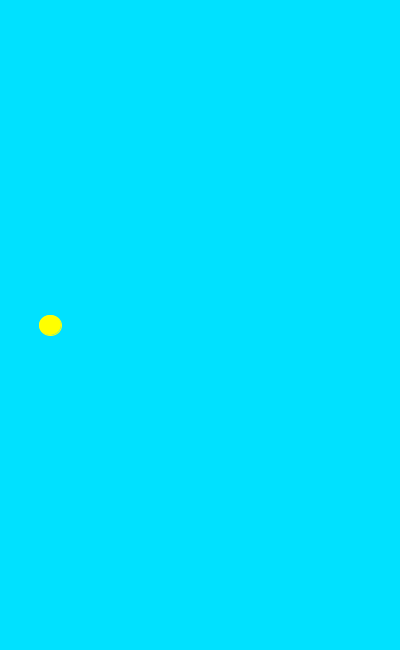
Frame 1 (no input)
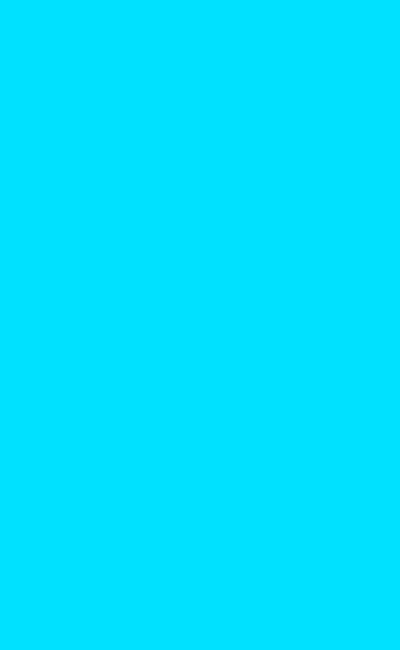
Frame 60 (the mouse pressed at the canvas centre just before this capture)
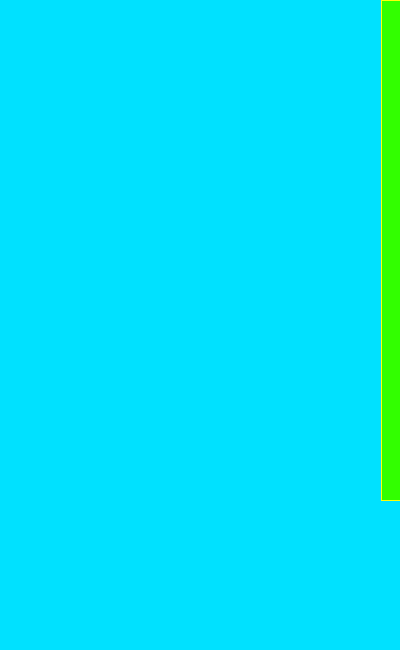
Frame 120 (the mouse held since frame 60 and released just before this capture)

The Processing sketch that drew these frames (run headless with seeded random() and noise(); from frame 60 on, the mouse is pressed at the canvas centre):

// Processing sketch: Flappy_BIrd
// ── Flappy_BIrd.pde
double topPipeX = 500;
int topPipeY = 0;
//-550 - 0
double topPipeXVelocity = -1;
int bottomPipeX = 0;
int bottomPipeY = 0;
int bottomPipeXVelocity = -1;
int gravity = 1;
int birdYVelocity = 0;
int birdX = 50;
int birdY = 325;
void mousePressed(){
  birdYVelocity = -15;
}
void draw(){
  background(0,225,255);
fill(255, 255, 0);
stroke(255, 255, 9);
ellipse(birdX, birdY, 22, 20);
fill(50, 255, 0);
rect((int)topPipeX, topPipeY, 50, 500);
if(birdYVelocity < 25){
  birdYVelocity += gravity;
}
 birdY += birdYVelocity;
 bottomPipeX += bottomPipeXVelocity;
 topPipeX += topPipeXVelocity;
}
void setup(){
  size(400, 650);
}
